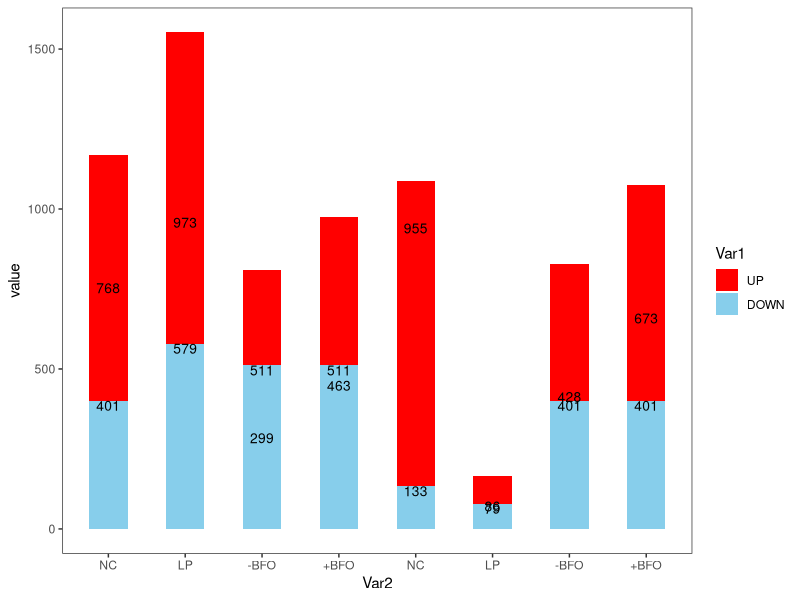

Recreate this plot in R.
nc_shoot_up <- 955
nc_shoot_down <- 133

nc_shoot <- rbind(nc_shoot_up,nc_shoot_down)

lp_shoot_up <- 86
lp_shoot_down <- 79

lp_shoot <- rbind(lp_shoot_up,lp_shoot_down)

shoot_n_up <- 428
shoot_n_down <- 401

shoot_n <- rbind(shoot_n_up,shoot_n_down)

shoot_y_up <- 673
shoot_y_down <- 1456

shoot_y <- rbind(shoot_y_up,shoot_n_down)

nc_root_up <- 768
nc_root_down <- 401

nc_root <- rbind(nc_root_up,nc_root_down)

lp_root_up <- 973
lp_root_down <- 579

lp_root <- rbind(lp_root_up,lp_root_down)

root_n_up <- 299
root_n_down <- 511

root_n <- rbind(root_n_up,root_n_down)

root_y_up <- 463
root_y_down <- 880

root_y <- rbind(root_y_up,root_n_down)

all <- cbind(nc_shoot,lp_shoot,shoot_n,shoot_y,nc_root,lp_root,root_n,root_y)
rownames(all) <- c("UP", "DOWN")
colnames(all) <- c("NC_shoot","LP_shoot","shoot_N","shoot_Y","NC_root","LP_root","root_N","root_Y")

library("reshape2")

all1 <- melt(all)

library("ggplot2")

all1$Var2 <- factor(all1$Var2, levels = levels(all1$Var2)[c(5:8,1:4)], ordered = T)

p <- ggplot(data=all1, mapping=aes(x=Var2, y=value, fill=Var1))+
  geom_bar(stat="identity",width=0.5,position="stack")+
  scale_fill_manual(values=c("red","skyblue"))+
  geom_text(aes(label=value), vjust=1, color="black", size=3.5)+
  scale_x_discrete(breaks=c("NC_root","LP_root","root_N","root_Y","NC_shoot","LP_shoot","shoot_N","shoot_Y"),
                   labels=c("NC","LP","-BFO","+BFO","NC","LP","-BFO","+BFO"))+
  theme_minimal()+
  theme_bw()+theme(panel.grid.major = element_blank())+
  theme(panel.grid.minor = element_blank())

pdf("Extended_Data_Figure_5b.pdf", width=5, height=3, useDingbats = F)
p
dev.off()

